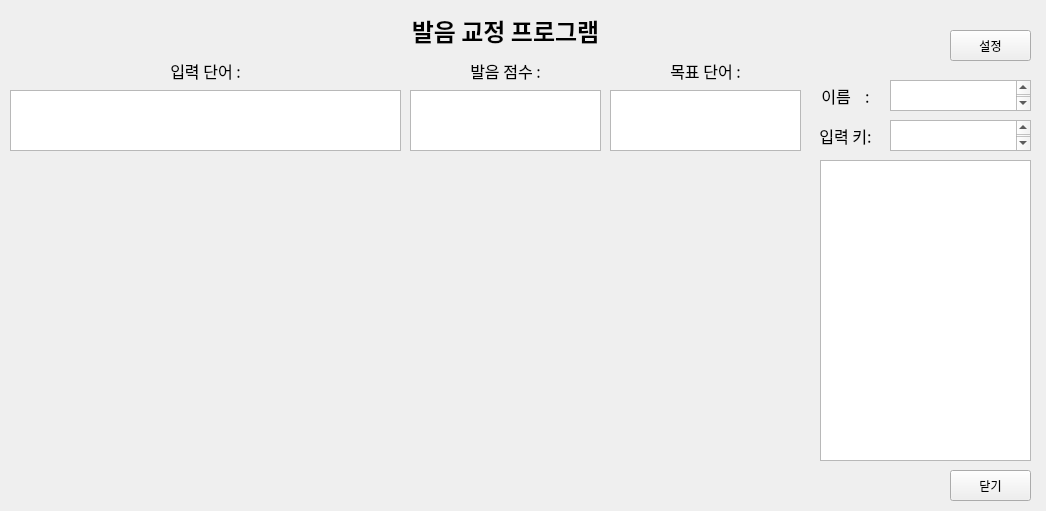
<?xml version="1.0" encoding="UTF-8"?>
<ui version="4.0">
 <class>Dialog</class>
 <widget class="QDialog" name="Dialog">
  <property name="geometry">
   <rect>
    <x>0</x>
    <y>0</y>
    <width>1046</width>
    <height>511</height>
   </rect>
  </property>
  <property name="windowTitle">
   <string>Dialog</string>
  </property>
  <widget class="QWidget" name="verticalLayoutWidget">
   <property name="geometry">
    <rect>
     <x>10</x>
     <y>160</y>
     <width>791</width>
     <height>301</height>
    </rect>
   </property>
   <layout class="QVBoxLayout" name="graph_verticalLayout"/>
  </widget>
  <widget class="QToolButton" name="settingButton">
   <property name="geometry">
    <rect>
     <x>950</x>
     <y>30</y>
     <width>81</width>
     <height>31</height>
    </rect>
   </property>
   <property name="font">
    <font>
     <family>함초롬돋움</family>
    </font>
   </property>
   <property name="text">
    <string>설정</string>
   </property>
  </widget>
  <widget class="QLabel" name="Title">
   <property name="geometry">
    <rect>
     <x>350</x>
     <y>10</y>
     <width>311</width>
     <height>41</height>
    </rect>
   </property>
   <property name="font">
    <font>
     <family>함초롬돋움</family>
     <pointsize>18</pointsize>
     <weight>75</weight>
     <italic>false</italic>
     <bold>true</bold>
     <underline>false</underline>
     <strikeout>false</strikeout>
    </font>
   </property>
   <property name="layoutDirection">
    <enum>Qt::LeftToRight</enum>
   </property>
   <property name="text">
    <string>발음 교정 프로그램</string>
   </property>
   <property name="textFormat">
    <enum>Qt::AutoText</enum>
   </property>
   <property name="alignment">
    <set>Qt::AlignCenter</set>
   </property>
   <property name="margin">
    <number>0</number>
   </property>
  </widget>
  <widget class="QLabel" name="Title_2">
   <property name="geometry">
    <rect>
     <x>10</x>
     <y>60</y>
     <width>391</width>
     <height>21</height>
    </rect>
   </property>
   <property name="font">
    <font>
     <family>함초롬돋움</family>
     <pointsize>12</pointsize>
     <weight>50</weight>
     <bold>false</bold>
    </font>
   </property>
   <property name="layoutDirection">
    <enum>Qt::LeftToRight</enum>
   </property>
   <property name="text">
    <string>입력 단어 :</string>
   </property>
   <property name="textFormat">
    <enum>Qt::AutoText</enum>
   </property>
   <property name="alignment">
    <set>Qt::AlignCenter</set>
   </property>
   <property name="margin">
    <number>0</number>
   </property>
  </widget>
  <widget class="QLabel" name="Title_3">
   <property name="geometry">
    <rect>
     <x>410</x>
     <y>60</y>
     <width>191</width>
     <height>21</height>
    </rect>
   </property>
   <property name="font">
    <font>
     <family>함초롬돋움</family>
     <pointsize>12</pointsize>
     <weight>50</weight>
     <bold>false</bold>
    </font>
   </property>
   <property name="layoutDirection">
    <enum>Qt::LeftToRight</enum>
   </property>
   <property name="text">
    <string>발음 점수 :</string>
   </property>
   <property name="textFormat">
    <enum>Qt::AutoText</enum>
   </property>
   <property name="alignment">
    <set>Qt::AlignCenter</set>
   </property>
   <property name="margin">
    <number>0</number>
   </property>
  </widget>
  <widget class="QLabel" name="Title_4">
   <property name="geometry">
    <rect>
     <x>610</x>
     <y>60</y>
     <width>191</width>
     <height>21</height>
    </rect>
   </property>
   <property name="font">
    <font>
     <family>함초롬돋움</family>
     <pointsize>12</pointsize>
     <weight>50</weight>
     <bold>false</bold>
    </font>
   </property>
   <property name="layoutDirection">
    <enum>Qt::LeftToRight</enum>
   </property>
   <property name="text">
    <string>목표 단어 :</string>
   </property>
   <property name="textFormat">
    <enum>Qt::AutoText</enum>
   </property>
   <property name="alignment">
    <set>Qt::AlignCenter</set>
   </property>
   <property name="margin">
    <number>0</number>
   </property>
  </widget>
  <widget class="QLabel" name="Title_5">
   <property name="geometry">
    <rect>
     <x>810</x>
     <y>120</y>
     <width>71</width>
     <height>31</height>
    </rect>
   </property>
   <property name="font">
    <font>
     <family>함초롬돋움</family>
     <pointsize>12</pointsize>
     <weight>50</weight>
     <bold>false</bold>
    </font>
   </property>
   <property name="layoutDirection">
    <enum>Qt::LeftToRight</enum>
   </property>
   <property name="text">
    <string>입력 키:</string>
   </property>
   <property name="textFormat">
    <enum>Qt::AutoText</enum>
   </property>
   <property name="alignment">
    <set>Qt::AlignCenter</set>
   </property>
   <property name="margin">
    <number>0</number>
   </property>
  </widget>
  <widget class="QLabel" name="Title_6">
   <property name="geometry">
    <rect>
     <x>810</x>
     <y>80</y>
     <width>71</width>
     <height>31</height>
    </rect>
   </property>
   <property name="font">
    <font>
     <family>함초롬돋움</family>
     <pointsize>12</pointsize>
     <weight>50</weight>
     <bold>false</bold>
    </font>
   </property>
   <property name="layoutDirection">
    <enum>Qt::LeftToRight</enum>
   </property>
   <property name="text">
    <string>이름    :</string>
   </property>
   <property name="textFormat">
    <enum>Qt::AutoText</enum>
   </property>
   <property name="alignment">
    <set>Qt::AlignCenter</set>
   </property>
   <property name="margin">
    <number>0</number>
   </property>
  </widget>
  <widget class="QTextBrowser" name="NameText">
   <property name="geometry">
    <rect>
     <x>890</x>
     <y>80</y>
     <width>141</width>
     <height>31</height>
    </rect>
   </property>
   <property name="font">
    <font>
     <family>함초롬돋움</family>
     <pointsize>11</pointsize>
    </font>
   </property>
   <property name="mouseTracking">
    <bool>false</bool>
   </property>
  </widget>
  <widget class="QTextBrowser" name="KeyText">
   <property name="geometry">
    <rect>
     <x>890</x>
     <y>120</y>
     <width>141</width>
     <height>31</height>
    </rect>
   </property>
   <property name="font">
    <font>
     <family>함초롬돋움</family>
     <pointsize>11</pointsize>
    </font>
   </property>
   <property name="mouseTracking">
    <bool>false</bool>
   </property>
  </widget>
  <widget class="QTextBrowser" name="TargetText">
   <property name="geometry">
    <rect>
     <x>610</x>
     <y>90</y>
     <width>191</width>
     <height>61</height>
    </rect>
   </property>
   <property name="font">
    <font>
     <family>함초롬돋움</family>
     <pointsize>15</pointsize>
    </font>
   </property>
  </widget>
  <widget class="QTextBrowser" name="LogText">
   <property name="geometry">
    <rect>
     <x>820</x>
     <y>160</y>
     <width>211</width>
     <height>301</height>
    </rect>
   </property>
   <property name="font">
    <font>
     <pointsize>10</pointsize>
    </font>
   </property>
  </widget>
  <widget class="QTextBrowser" name="GopText">
   <property name="geometry">
    <rect>
     <x>410</x>
     <y>90</y>
     <width>191</width>
     <height>61</height>
    </rect>
   </property>
   <property name="font">
    <font>
     <family>함초롬돋움</family>
     <pointsize>15</pointsize>
    </font>
   </property>
  </widget>
  <widget class="QTextBrowser" name="InputText">
   <property name="geometry">
    <rect>
     <x>10</x>
     <y>90</y>
     <width>391</width>
     <height>61</height>
    </rect>
   </property>
   <property name="font">
    <font>
     <family>함초롬돋움</family>
     <pointsize>14</pointsize>
     <weight>75</weight>
     <bold>true</bold>
    </font>
   </property>
  </widget>
  <widget class="QToolButton" name="exitButton">
   <property name="geometry">
    <rect>
     <x>950</x>
     <y>470</y>
     <width>81</width>
     <height>31</height>
    </rect>
   </property>
   <property name="font">
    <font>
     <family>함초롬돋움</family>
    </font>
   </property>
   <property name="text">
    <string>닫기</string>
   </property>
  </widget>
 </widget>
 <resources/>
 <connections/>
</ui>
